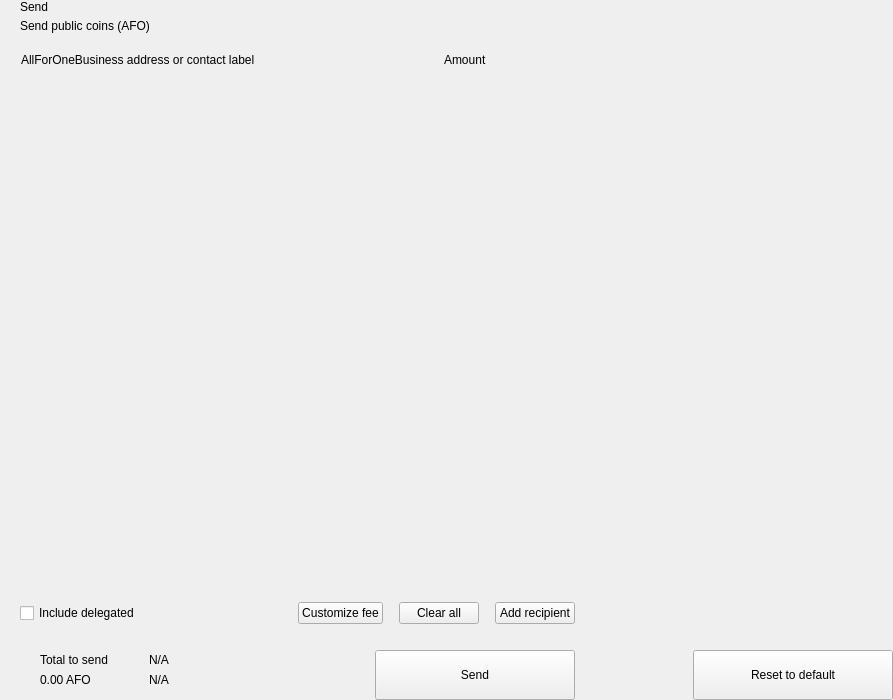
<?xml version="1.0" encoding="UTF-8"?>
<ui version="4.0">
 <class>send</class>
 <widget class="QWidget" name="send">
  <property name="geometry">
   <rect>
    <x>0</x>
    <y>0</y>
    <width>893</width>
    <height>700</height>
   </rect>
  </property>
  <property name="windowTitle">
   <string>Form</string>
  </property>
  <layout class="QHBoxLayout" name="horizontalLayout_2" stretch="2,1">
   <property name="spacing">
    <number>0</number>
   </property>
   <property name="leftMargin">
    <number>0</number>
   </property>
   <property name="topMargin">
    <number>0</number>
   </property>
   <property name="rightMargin">
    <number>0</number>
   </property>
   <property name="bottomMargin">
    <number>0</number>
   </property>
   <item>
    <widget class="QWidget" name="left" native="true">
     <layout class="QVBoxLayout" name="verticalLayout_3">
      <property name="spacing">
       <number>0</number>
      </property>
      <property name="leftMargin">
       <number>0</number>
      </property>
      <property name="topMargin">
       <number>0</number>
      </property>
      <property name="rightMargin">
       <number>0</number>
      </property>
      <property name="bottomMargin">
       <number>0</number>
      </property>
      <item>
       <layout class="QVBoxLayout" name="verticalLayout_22" stretch="0,0,0,1,0,0,0,0">
        <property name="spacing">
         <number>0</number>
        </property>
        <item>
         <layout class="QHBoxLayout" name="horizontalLayout_3">
          <property name="spacing">
           <number>0</number>
          </property>
          <property name="leftMargin">
           <number>20</number>
          </property>
          <property name="rightMargin">
           <number>20</number>
          </property>
          <item>
           <layout class="QVBoxLayout" name="verticalLayout">
            <property name="spacing">
             <number>5</number>
            </property>
            <item>
             <widget class="QLabel" name="labelTitle">
              <property name="text">
               <string>Send</string>
              </property>
              <property name="alignment">
               <set>Qt::AlignLeading|Qt::AlignLeft|Qt::AlignVCenter</set>
              </property>
             </widget>
            </item>
            <item>
             <widget class="QLabel" name="labelSubtitle1">
              <property name="text">
               <string>Send public coins (AFO)</string>
              </property>
             </widget>
            </item>
           </layout>
          </item>
          <item>
           <spacer name="horizontalSpacer">
            <property name="orientation">
             <enum>Qt::Horizontal</enum>
            </property>
            <property name="sizeHint" stdset="0">
             <size>
              <width>40</width>
              <height>20</height>
             </size>
            </property>
           </spacer>
          </item>
         </layout>
        </item>
        <item>
         <spacer name="verticalSpacer_2">
          <property name="orientation">
           <enum>Qt::Vertical</enum>
          </property>
          <property name="sizeType">
           <enum>QSizePolicy::Fixed</enum>
          </property>
          <property name="sizeHint" stdset="0">
           <size>
            <width>20</width>
            <height>20</height>
           </size>
          </property>
         </spacer>
        </item>
        <item>
         <layout class="QHBoxLayout" name="horizontalLayout" stretch="6,0,2">
          <property name="spacing">
           <number>0</number>
          </property>
          <property name="leftMargin">
           <number>10</number>
          </property>
          <property name="topMargin">
           <number>0</number>
          </property>
          <property name="rightMargin">
           <number>20</number>
          </property>
          <property name="bottomMargin">
           <number>0</number>
          </property>
          <item>
           <widget class="QLabel" name="labelSubtitleAddress">
            <property name="styleSheet">
             <string notr="true">margin-left:8px;</string>
            </property>
            <property name="text">
             <string>AllForOneBusiness address or contact label</string>
            </property>
           </widget>
          </item>
          <item>
           <spacer name="horizontalSpacer_3">
            <property name="orientation">
             <enum>Qt::Horizontal</enum>
            </property>
            <property name="sizeType">
             <enum>QSizePolicy::Fixed</enum>
            </property>
            <property name="sizeHint" stdset="0">
             <size>
              <width>40</width>
              <height>1</height>
             </size>
            </property>
           </spacer>
          </item>
          <item>
           <widget class="QLabel" name="labelSubtitleAmount">
            <property name="text">
             <string>Amount</string>
            </property>
           </widget>
          </item>
         </layout>
        </item>
        <item>
         <widget class="QScrollArea" name="scrollArea">
          <property name="minimumSize">
           <size>
            <width>0</width>
            <height>350</height>
           </size>
          </property>
          <property name="styleSheet">
           <string notr="true">#scrollArea {
            background:transparent;
            margin-top:10px;
}</string>
          </property>
          <property name="horizontalScrollBarPolicy">
           <enum>Qt::ScrollBarAlwaysOff</enum>
          </property>
          <property name="sizeAdjustPolicy">
           <enum>QAbstractScrollArea::AdjustIgnored</enum>
          </property>
          <property name="widgetResizable">
           <bool>true</bool>
          </property>
          <property name="alignment">
           <set>Qt::AlignLeading|Qt::AlignLeft|Qt::AlignTop</set>
          </property>
          <widget class="QWidget" name="scrollAreaWidgetContents">
           <property name="geometry">
            <rect>
             <x>0</x>
             <y>0</y>
             <width>591</width>
             <height>16</height>
            </rect>
           </property>
           <property name="sizePolicy">
            <sizepolicy hsizetype="Preferred" vsizetype="Maximum">
             <horstretch>0</horstretch>
             <verstretch>0</verstretch>
            </sizepolicy>
           </property>
           <property name="autoFillBackground">
            <bool>false</bool>
           </property>
           <property name="styleSheet">
            <string notr="true">#scrollAreaWidgetContents {
             background:transparent;
             }</string>
           </property>
           <layout class="QVBoxLayout" name="verticalLayout_7">
            <property name="spacing">
             <number>0</number>
            </property>
            <property name="sizeConstraint">
             <enum>QLayout::SetDefaultConstraint</enum>
            </property>
            <property name="leftMargin">
             <number>0</number>
            </property>
            <property name="topMargin">
             <number>0</number>
            </property>
            <property name="rightMargin">
             <number>0</number>
            </property>
            <property name="bottomMargin">
             <number>0</number>
            </property>
           </layout>
          </widget>
         </widget>
        </item>
        <item>
         <spacer name="verticalSpacer_4">
          <property name="orientation">
           <enum>Qt::Vertical</enum>
          </property>
          <property name="sizeType">
           <enum>QSizePolicy::Fixed</enum>
          </property>
          <property name="sizeHint" stdset="0">
           <size>
            <width>20</width>
            <height>20</height>
           </size>
          </property>
         </spacer>
        </item>
        <item>
         <layout class="QHBoxLayout" name="horizontalLayout_20">
          <property name="spacing">
           <number>6</number>
          </property>
          <property name="leftMargin">
           <number>20</number>
          </property>
          <property name="rightMargin">
           <number>20</number>
          </property>
          <item>
           <widget class="QCheckBox" name="checkBoxDelegations">
            <property name="layoutDirection">
             <enum>Qt::LeftToRight</enum>
            </property>
            <property name="text">
             <string>Include delegated</string>
            </property>
           </widget>
          </item>
          <item>
           <spacer name="horizontalSpacer_4">
            <property name="orientation">
             <enum>Qt::Horizontal</enum>
            </property>
            <property name="sizeHint" stdset="0">
             <size>
              <width>10</width>
              <height>20</height>
             </size>
            </property>
           </spacer>
          </item>
          <item>
           <widget class="QPushButton" name="pushButtonFee">
            <property name="focusPolicy">
             <enum>Qt::NoFocus</enum>
            </property>
            <property name="text">
             <string>Customize fee</string>
            </property>
           </widget>
          </item>
          <item>
           <spacer name="horizontalSpacer_11">
            <property name="orientation">
             <enum>Qt::Horizontal</enum>
            </property>
            <property name="sizeType">
             <enum>QSizePolicy::Minimum</enum>
            </property>
            <property name="sizeHint" stdset="0">
             <size>
              <width>10</width>
              <height>20</height>
             </size>
            </property>
           </spacer>
          </item>
          <item>
           <widget class="QPushButton" name="pushButtonClear">
            <property name="focusPolicy">
             <enum>Qt::NoFocus</enum>
            </property>
            <property name="layoutDirection">
             <enum>Qt::RightToLeft</enum>
            </property>
            <property name="text">
             <string>Clear all</string>
            </property>
           </widget>
          </item>
          <item>
           <spacer name="horizontalSpacer_6">
            <property name="orientation">
             <enum>Qt::Horizontal</enum>
            </property>
            <property name="sizeType">
             <enum>QSizePolicy::Fixed</enum>
            </property>
            <property name="sizeHint" stdset="0">
             <size>
              <width>10</width>
              <height>20</height>
             </size>
            </property>
           </spacer>
          </item>
          <item>
           <widget class="QPushButton" name="pushButtonAddRecipient">
            <property name="focusPolicy">
             <enum>Qt::NoFocus</enum>
            </property>
            <property name="text">
             <string>Add recipient</string>
            </property>
           </widget>
          </item>
         </layout>
        </item>
        <item>
         <spacer name="verticalSpacer">
          <property name="orientation">
           <enum>Qt::Vertical</enum>
          </property>
          <property name="sizeType">
           <enum>QSizePolicy::Fixed</enum>
          </property>
          <property name="sizeHint" stdset="0">
           <size>
            <width>20</width>
            <height>16</height>
           </size>
          </property>
         </spacer>
        </item>
        <item>
         <layout class="QHBoxLayout" name="horizontalLayout_7">
          <property name="rightMargin">
           <number>20</number>
          </property>
          <item>
           <layout class="QHBoxLayout" name="horizontalLayout_10">
            <property name="spacing">
             <number>0</number>
            </property>
            <property name="leftMargin">
             <number>8</number>
            </property>
            <item>
             <widget class="QStackedWidget" name="stackedWidget">
              <property name="minimumSize">
               <size>
                <width>0</width>
                <height>60</height>
               </size>
              </property>
              <property name="maximumSize">
               <size>
                <width>16777215</width>
                <height>60</height>
               </size>
              </property>
              <widget class="QWidget" name="page1">
               <layout class="QVBoxLayout" name="verticalLayout_71" stretch="0">
                <property name="spacing">
                 <number>6</number>
                </property>
                <property name="leftMargin">
                 <number>12</number>
                </property>
                <property name="topMargin">
                 <number>0</number>
                </property>
                <property name="rightMargin">
                 <number>0</number>
                </property>
                <property name="bottomMargin">
                 <number>0</number>
                </property>
                <item>
                 <widget class="QWidget" name="coinWidget" native="true">
                  <property name="minimumSize">
                   <size>
                    <width>0</width>
                    <height>60</height>
                   </size>
                  </property>
                  <property name="maximumSize">
                   <size>
                    <width>16777215</width>
                    <height>60</height>
                   </size>
                  </property>
                  <layout class="QHBoxLayout" name="horizontalLayout_9">
                   <property name="spacing">
                    <number>0</number>
                   </property>
                   <property name="leftMargin">
                    <number>20</number>
                   </property>
                   <property name="topMargin">
                    <number>10</number>
                   </property>
                   <property name="rightMargin">
                    <number>20</number>
                   </property>
                   <property name="bottomMargin">
                    <number>10</number>
                   </property>
                   <item>
                    <layout class="QVBoxLayout" name="verticalSend">
                     <property name="spacing">
                      <number>0</number>
                     </property>
                     <item>
                      <widget class="QLabel" name="labelTitleTotalSend">
                       <property name="text">
                        <string>Total to send</string>
                       </property>
                      </widget>
                     </item>
                     <item>
                      <widget class="QLabel" name="labelAmountSend">
                       <property name="text">
                        <string notr="true">0.00 AFO</string>
                       </property>
                      </widget>
                     </item>
                    </layout>
                   </item>
                   <item>
                    <spacer name="horizontalSpacer_9">
                     <property name="orientation">
                      <enum>Qt::Horizontal</enum>
                     </property>
                     <property name="sizeType">
                      <enum>QSizePolicy::Fixed</enum>
                     </property>
                     <property name="sizeHint" stdset="0">
                      <size>
                       <width>20</width>
                       <height>20</height>
                      </size>
                     </property>
                    </spacer>
                   </item>
                   <item>
                    <widget class="QLabel" name="labelLine">
                     <property name="minimumSize">
                      <size>
                       <width>1</width>
                       <height>0</height>
                      </size>
                     </property>
                     <property name="maximumSize">
                      <size>
                       <width>1</width>
                       <height>16777215</height>
                      </size>
                     </property>
                     <property name="text">
                      <string/>
                     </property>
                    </widget>
                   </item>
                   <item>
                    <spacer name="horizontalSpacer_10">
                     <property name="orientation">
                      <enum>Qt::Horizontal</enum>
                     </property>
                     <property name="sizeType">
                      <enum>QSizePolicy::Fixed</enum>
                     </property>
                     <property name="sizeHint" stdset="0">
                      <size>
                       <width>20</width>
                       <height>20</height>
                      </size>
                     </property>
                    </spacer>
                   </item>
                   <item>
                    <layout class="QVBoxLayout" name="verticalRemaining">
                     <property name="spacing">
                      <number>0</number>
                     </property>
                     <item>
                      <widget class="QLabel" name="labelTitleTotalRemaining">
                       <property name="text">
                        <string notr="true">N/A</string>
                       </property>
                      </widget>
                     </item>
                     <item>
                      <widget class="QLabel" name="labelAmountRemaining">
                       <property name="text">
                        <string notr="true">N/A</string>
                       </property>
                      </widget>
                     </item>
                    </layout>
                   </item>
                  </layout>
                 </widget>
                </item>
               </layout>
              </widget>
              <widget class="QWidget" name="page_2"/>
             </widget>
            </item>
           </layout>
          </item>
          <item>
           <spacer name="horizontalSpacer_5">
            <property name="orientation">
             <enum>Qt::Horizontal</enum>
            </property>
            <property name="sizeType">
             <enum>QSizePolicy::Expanding</enum>
            </property>
            <property name="sizeHint" stdset="0">
             <size>
              <width>40</width>
              <height>20</height>
             </size>
            </property>
           </spacer>
          </item>
          <item alignment="Qt::AlignBottom">
           <widget class="QPushButton" name="pushButtonSave">
            <property name="minimumSize">
             <size>
              <width>200</width>
              <height>50</height>
             </size>
            </property>
            <property name="maximumSize">
             <size>
              <width>200</width>
              <height>50</height>
             </size>
            </property>
            <property name="focusPolicy">
             <enum>Qt::NoFocus</enum>
            </property>
            <property name="text">
             <string>Send</string>
            </property>
           </widget>
          </item>
         </layout>
        </item>
       </layout>
      </item>
     </layout>
    </widget>
   </item>
   <item>
    <widget class="QWidget" name="right" native="true">
     <layout class="QVBoxLayout" name="verticalLayout_5">
      <property name="leftMargin">
       <number>0</number>
      </property>
      <property name="topMargin">
       <number>0</number>
      </property>
      <property name="rightMargin">
       <number>0</number>
      </property>
      <property name="bottomMargin">
       <number>0</number>
      </property>
      <item>
       <layout class="QVBoxLayout" name="verticalLayout_4">
        <property name="spacing">
         <number>6</number>
        </property>
        <item>
         <widget class="OptionButton" name="btnCoinControl" native="true">
          <property name="minimumSize">
           <size>
            <width>0</width>
            <height>50</height>
           </size>
          </property>
         </widget>
        </item>
        <item>
         <widget class="OptionButton" name="btnChangeAddress" native="true">
          <property name="minimumSize">
           <size>
            <width>0</width>
            <height>50</height>
           </size>
          </property>
         </widget>
        </item>
        <item>
         <widget class="OptionButton" name="btnUri" native="true">
          <property name="minimumSize">
           <size>
            <width>0</width>
            <height>50</height>
           </size>
          </property>
         </widget>
        </item>
        <item>
         <spacer name="verticalSpacer_5">
          <property name="orientation">
           <enum>Qt::Vertical</enum>
          </property>
          <property name="sizeHint" stdset="0">
           <size>
            <width>20</width>
            <height>40</height>
           </size>
          </property>
         </spacer>
        </item>
        <item>
         <layout class="QHBoxLayout" name="horizontalLayout_8">
          <item>
           <spacer name="horizontalSpacer_7">
            <property name="orientation">
             <enum>Qt::Horizontal</enum>
            </property>
            <property name="sizeHint" stdset="0">
             <size>
              <width>40</width>
              <height>20</height>
             </size>
            </property>
           </spacer>
          </item>
          <item>
           <widget class="QPushButton" name="pushButtonReset">
            <property name="minimumSize">
             <size>
              <width>200</width>
              <height>50</height>
             </size>
            </property>
            <property name="maximumSize">
             <size>
              <width>200</width>
              <height>50</height>
             </size>
            </property>
            <property name="focusPolicy">
             <enum>Qt::NoFocus</enum>
            </property>
            <property name="text">
             <string>Reset to default</string>
            </property>
           </widget>
          </item>
         </layout>
        </item>
       </layout>
      </item>
     </layout>
    </widget>
   </item>
  </layout>
 </widget>
 <customwidgets>
  <customwidget>
   <class>OptionButton</class>
   <extends>QWidget</extends>
   <header>qt/pivx/optionbutton.h</header>
   <container>1</container>
  </customwidget>
 </customwidgets>
 <resources/>
 <connections/>
</ui>
